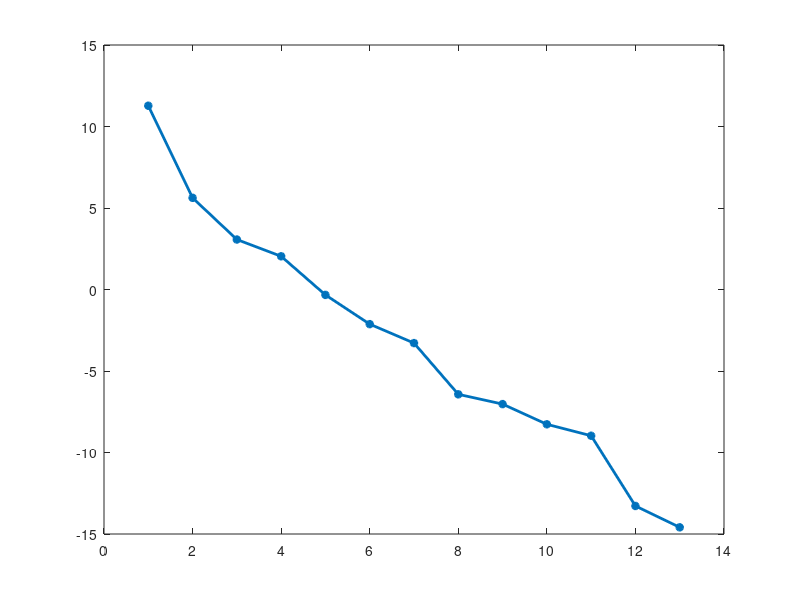

This chart was generated by the following MATLAB code: (Note: this script raises an error after producing the figure.)
% Check collinearity combinations 4
clear all
close all

%   4     1    11    16 -- From correlation.m

col_ind = [];
load Sens.mat sens Isens Rsens
DIFF_INC = 0.05;
Is = find(Rsens/max(Rsens)>DIFF_INC);
INDMAP = Isens(Is); %(Is)
S = sens(:,INDMAP);
[~,m]=size(S);
param_vec = INDMAP;

labels = {'k_m','k_{ma}','\mu_m','s_c',...
    'k_{am}','k_{aa}','\mu_{sc}','k_{af}',...
    'm_\infty','k_{fa}','\mu_a','k_f',...
    '\mu_f','k_c','x_c','p_f','k_a'};
reduced_labels = cell2mat(labels(INDMAP));

set_size = 4;

for j=set_size
choose_mat = nchoosek(param_vec,j);
[N,~] = size(choose_mat);
CI = zeros(N,1);

for i=1:N
    sorted = sort(choose_mat(i,:));
    sub_mat = sens(:,sorted)'*sens(:,sorted);
    min_eigs = eig(sub_mat);
    min_eig=min(min_eigs);
    CI(i,1) = 1/sqrt(min_eig);
    RMS(i,1) = sum(Rsens(:,sorted));
    col_ind = [col_ind; j CI(i,1) RMS(i,1)];
end

[min_CI(j), ind(j)] = min(CI);

choose_mat(ind(j),:)
end

FIM = S'*S;
% Cond = 1.7069e+11
eigFIM=eig(FIM);
eigFIM(:,2)=eigFIM(:,1)./(max(eigFIM(:,1)));

figure
plot(log(flip(eigFIM(:,1))),'*-','LineWidth',2)
hold on
yline(0,'--','LineWidth',2)
set(gca,'FontSize',18,'FontName','Arial')
xlabel('Rank')
ylabel('Eigenvalue (Log Scale)')


C_mat = inv(FIM);
Cor_mat = zeros(size(C_mat));
for i=1:size(C_mat)
    for j=1:size(C_mat)
        Cor_mat(i,j) = C_mat(i,j)/sqrt(C_mat(i,i)*C_mat(j,j));
    end
end


low_CI = [choose_mat(col_ind(:,2)<20,:) col_ind(col_ind(:,2)<20,2) RMS(col_ind(:,2)<20,1)];
low_CI = sortrows(low_CI,set_size+1);

for i=1:length(low_CI)
    flag = 0;
    for j=2:4
        if Cor_mat(find(INDMAP==low_CI_sc(i,1)),find(INDMAP==low_CI_sc(i,j)))>0.95
            flag = 1;
        end
    end
    for j=3:4
        if Cor_mat(find(INDMAP==low_CI_sc(i,2)),find(INDMAP==low_CI_sc(i,j)))>0.95
            flag = 1;
        end
    end
        
uncorr_set_flag(i) = flag;
end

uncorr_sets = low_CI(uncorr_set_flag==0,:);

for i=1:length(uncorr_sets)
    param_uncorr_labels(i,:) = [labels(uncorr_sets(i,1:set_size)) uncorr_sets(i,set_size+1) uncorr_sets(i,set_size+2)];
end
